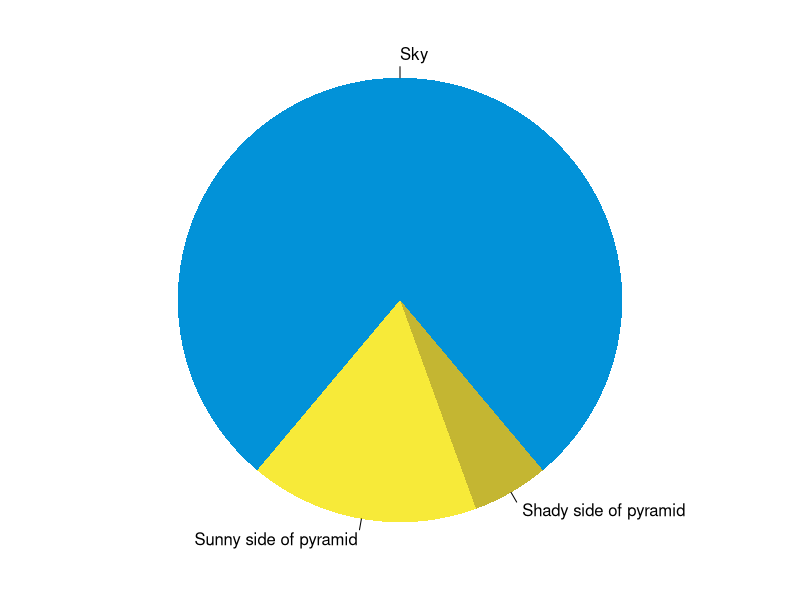
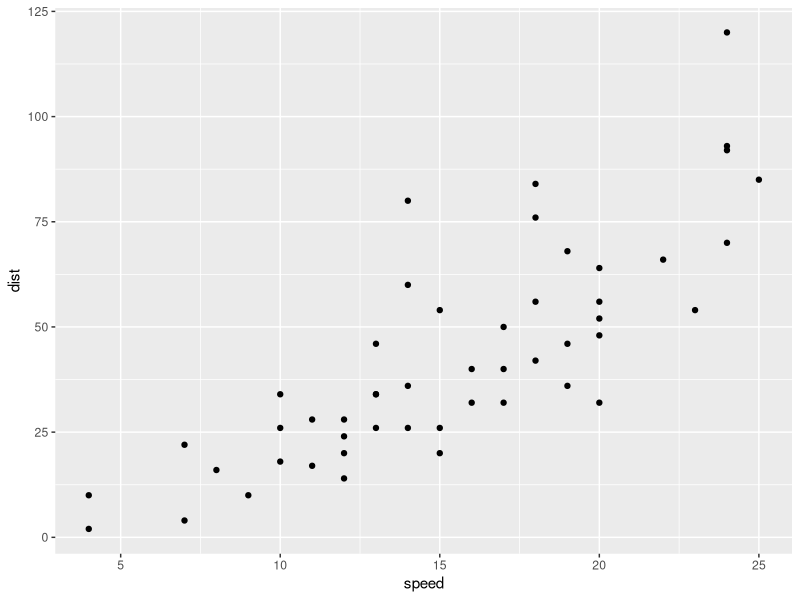

Source code (R) for these figures, in order:
## ---- chunk 1
knitr::opts_chunk$set(collapse = TRUE)
## ---- chunk 2
summary(cars)
fit <- lm(dist ~ speed, data = cars)
fit
## ---- chunk 3
par(mar = c(0, 1, 0, 1))
pie(
  c(280, 60, 20),
  c('Sky', 'Sunny side of pyramid', 'Shady side of pyramid'),
  col = c('#0292D8', '#F7EA39', '#C4B632'),
  init.angle = -50, border = NA
)
## ---- chunk 4
library(ggplot2)
ggplot(cars) + geom_point(aes(speed,dist))
